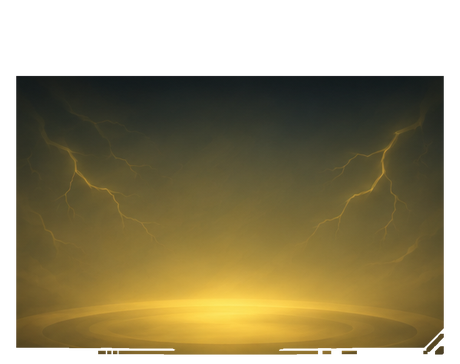
#> input picture claude/preview-set268/S303r50-card_body_bolt.png, 460 x 364 px; its folder holds 2 pictures in this run
$ python S303r50-split-bg.py S303r50-card_body_bolt.png S303r50-card_body_wind.png out.png
#> lines starting #> are read from the running program, lines starting #| are printed output that depends on the picture
# set 303 r50: cut GPT's 6 tribe backgrounds (3x2 on magenta) and mask each to our card body shape.
# Usage: python -I S303r50-split-bg.py <gpt sheet> <card_body.png> <out dir>
import sys, os
import numpy as np
from PIL import Image
src = np.asarray(Image.open(sys.argv[1]).convert("RGB")).astype(int)
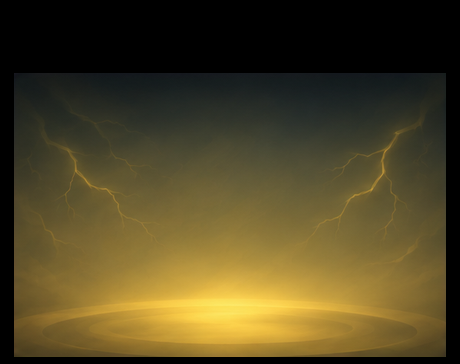
#> src: shape (364, 460, 3) int64; mean R, G, B 80.3, 69.3, 35.8
body = Image.open(sys.argv[2]).convert("RGBA")
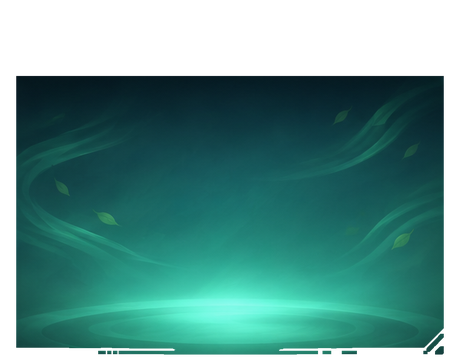
#> input picture claude/preview-set268/S303r50-card_body_wind.png, 460 x 364 px
#> body is the input picture: PIL image 460x364 RGBA; mean R, G, B, A 21.7, 75.7, 70.4, 178.9
out = sys.argv[3]
mag = (src[..., 0] > 200) & (src[..., 2] > 200) & (src[..., 1] < 90)
#> mag: shape (364, 460) bool; every value is 0
def runs(v, thr):
#> called with v = array of shape (460,), thr = 0.3
    on = v > thr; r = []; s = None
    for i, x in enumerate(on):
        if x and s is None: s = i
        if not x and s is not None: r.append((s, i)); s = None
#> this loop made 460 passes
#> after the loop, r = []; s = 0
    if s is not None: r.append((s, len(on)))
    return [p for p in r if p[1] - p[0] > 100]
cols = runs((~mag).mean(0), 0.3); rows = runs((~mag).mean(1), 0.3)
#> after `cols = runs((~mag).mean(0), 0.3)`: cols = [(0, 460)]
#> the loop in runs (call 2), `for i, x in enumerate(on):` made 364 passes
#> after `rows = runs((~mag).mean(1), 0.3)`: rows = [(0, 364)]
#> (the run stopped early here; a loop or call above may not have finished)
